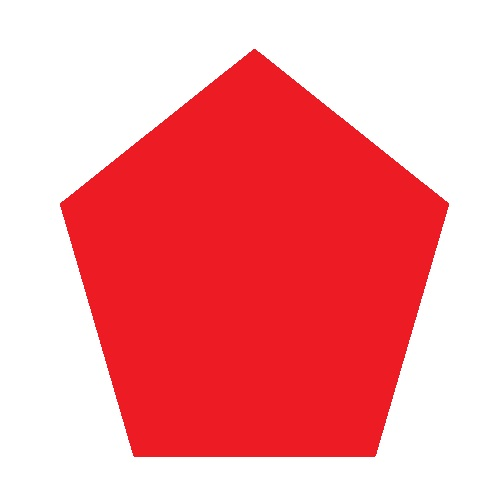
#> input picture datasets/line_follow/imgs/line1.jpg, 500 x 500 px; its folder holds only this picture in this run
$ python generate_dataset.py
#> lines starting #> are read from the running program, lines starting #| are printed output that depends on the picture; after the words box and inside, x2 and y2 are one past the last pixel; in counts of white or black regions, pixels touching at a corner belong together
import cv2
import numpy as np
import pandas as pd
from tqdm.contrib import tenumerate
import os
import pickle

def gen_points(image_path):
    # Load the image
#> called with image_path = 'datasets/line_follow/imgs/line1.jpg'
    image = cv2.imread(image_path)
#> image is the input picture: shape (500, 500, 3); mean B, G, R 158.4, 154.4, 246.7

# Convert the image to grayscale
    gray = cv2.cvtColor(image, cv2.COLOR_BGR2GRAY)
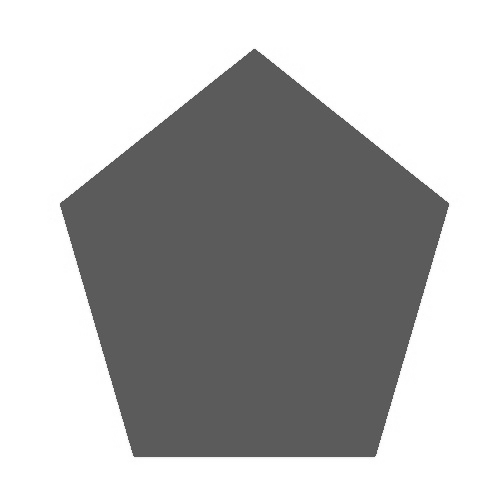
#> gray: shape (500, 500); min 84, max 255, mean 182.5

    # Apply Canny edge detection
    edges = cv2.Canny(gray, 50, 150)
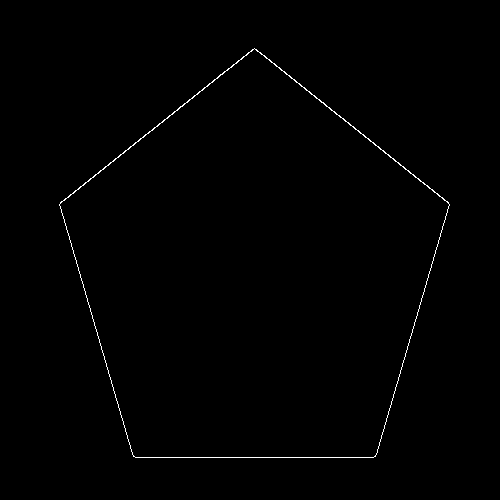
#> edges: shape (500, 500); 0.55% white in thin lines or dots, all inside (x1, y1, x2, y2) = (59, 48, 450, 458)

    # Find contours in the edge-detected image
    contours, _ = cv2.findContours(edges, cv2.RETR_EXTERNAL, cv2.CHAIN_APPROX_SIMPLE)
#> contours = 1 contour; box (x1, y1, x2, y2) and area: (59, 48, 450, 458) 110608

    contour = max(contours, key=cv2.contourArea)
#> contour = contour of 469 points, box (x1, y1, x2, y2) (59, 48, 450, 458), area 110608

    point_spacing = 10  # Adjust this to control the distance between points

    # Sample points along the contour at regular intervals
    points = []
    images = []

    for i in range(0, len(contour), point_spacing):
        x, y = contour[i][0]

        out_image = np.ones_like(image) * 255

        cv2.drawContours(out_image, contours, -1, (73, 136, 200), 30)  # Draw in black color with thickness 1
        out_image = cv2.circle(out_image, (x,y), radius=5, color=(255, 0, 0), thickness=20)
        out_image = cv2.resize(out_image, (32, 32), interpolation=cv2.INTER_AREA)
        images.append(out_image / 255.0)
        points.append((x / image.shape[0], y / image.shape[1]))
#> this loop made 47 passes
#> (i, x, y) on passes 2 to 13: (10, 233, 64), (20, 209, 83), (30, 184, 103), (40, 159, 123), (50, 135, 142), (60, 110, 162), (70, 85, 182), (80, 61, 201), (90, 62, 215), (100, 67, 232), (110, 72, 249), (120, 77, 266)
#> (x, y) on pass 1: (254, 48)
#> pass 1, in gen_points, `out_image = cv2.circle(out_image, (x,y), radius=5, color=(255, 0, 0), ..`:
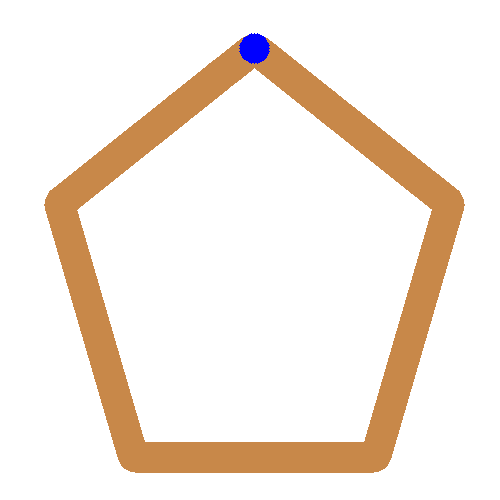
#> out_image: shape (500, 500, 3); mean of channels 0, 1, 2 226.9, 235.9, 245.8; drawn as B, G, R
#> pass 1, in gen_points, `out_image = cv2.resize(out_image, (32, 32), interpolation=cv2.INTER_AR..`:
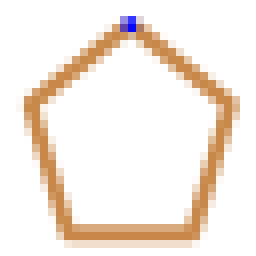
#> out_image: shape (32, 32, 3) (shown 8 times larger); mean of channels 0, 1, 2 226.9, 235.9, 245.8; drawn as B, G, R
#> after the loop, images = 47 items; points = 47 pairs, first value 0.122 to 0.892, second value 0.096 to 0.908

    start = points[0]
#> start = (0.508, 0.096)
    points_ = np.array(points)
#> points_ has the same summary as points
    actions = np.insert(np.diff(points_, axis=0), 0, [0.0, 0.0], axis=0)
#> actions = 47 pairs, first value -0.05 to 0.488, second value -0.04 to 0.04

    return actions, np.array(images), start

def main(img_path, save_path):
    # Generate points for each image
    all_images = []
    all_actions = []
    starts = []
    ids = []

    for i, file in tenumerate(os.listdir(img_path)):
        if file.endswith(".jpg"):
            image_path = os.path.join(img_path, file)
            actions, images, start = gen_points(image_path)
#> start = (0.508, 0.096)
            starts.append(start)
            # print(actions.shape, images.shape)
            all_images.append(images)
            all_actions.append(actions)

            ids.append(len(actions))

    np.save(os.path.join(save_path, "images.npy"), np.vstack(all_images))
    np.save(os.path.join(save_path, "actions.npy"), np.vstack(all_actions))
    pickle.dump([ids, starts], open(os.path.join(save_path, "starts.pkl"), 'wb'))


if __name__ == "__main__":
    image_path = "datasets/line_follow/imgs/"
    save_path = "datasets/line_follow"
    main(image_path, save_path)
